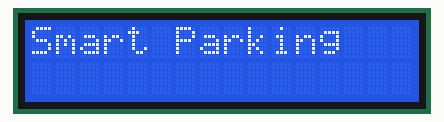
Simulated run of this sketch. Board: Arduino Uno, built with avr-gcc and run on an emulated ATmega328P. On the bench: 16×2 character LCD.

Above: at 0.1 s.
At 2.1 s:
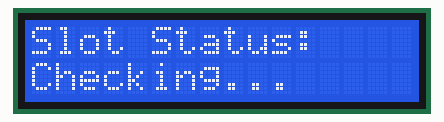

The sketch:

lcd.ino
```cpp
#include <LiquidCrystal.h>

// LCD Pins: RS, E, D4, D5, D6, D7
LiquidCrystal lcd(12, 11, 5, 4, 3, 2);

void setup() {
  lcd.begin(16, 2);
  lcd.print("Smart Parking");
  delay(2000);
  lcd.clear();
}

void loop() {
  // Example display (can be linked with main logic later)
  lcd.setCursor(0, 0);
  lcd.print("Slot Status:");

  lcd.setCursor(0, 1);
  lcd.print("Checking...");

  delay(1000);
}
```
